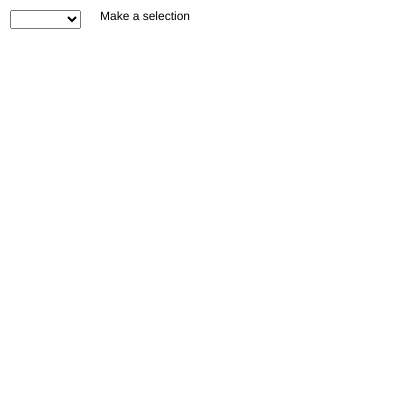
Frame 1 (no input)
Frame 60 (no input): identical to frame 1, image omitted
Frame 120 (the mouse pressed at the canvas centre since frame 60): identical to frame 1, image omitted

The p5.js sketch that drew this single still picture (run headless with seeded random() and noise() and a simulated clock; from frame 60 on, the mouse is pressed at the canvas centre):

// p5.js sketch
// ── sketch.js
var seasonsSelect;
var seasonType = ""; // empty quotes because it is going to represent the exact word of the season.

var sunX = 0;
var sunY = 0;



function setup() {
  // put setup code here
  createCanvas(400,400);
  seasonsSelect = createSelect(); // createSelect - html element; a drop down
  seasonsSelect.position(10,10);

  seasonsSelect.option(""); // "" - rest state
  seasonsSelect.option("fall");
  seasonsSelect.option("winter");
  seasonsSelect.option("spring");
  seasonsSelect.option("summer");

  seasonsSelect.changed(function(){
    seasonType = seasonsSelect.value();
  });

sunX = width/2;
sunY = height*2;


}// end of SETUP

function draw() {
  // put drawing code here
background(255);

if(seasonType == "fall"){
  console.log("fall");
}else if (seasonType == "winter") {
  console.log("winter");
}else if (seasonType == "spring") {
  console.log("spring");
}else if (seasonType == "summer") {
  console.log("summer");
  fill("orange");
  stroke("red");
  ellipse(sunX, sunY, width, height);
  // sun is coming up

if(sunY > height){
    sunY = sunY - 1;
  }// stopping the sun
}else{
    console.log("blank")
    text("Make a selection", 100,20);
}



}// end of DRAW
